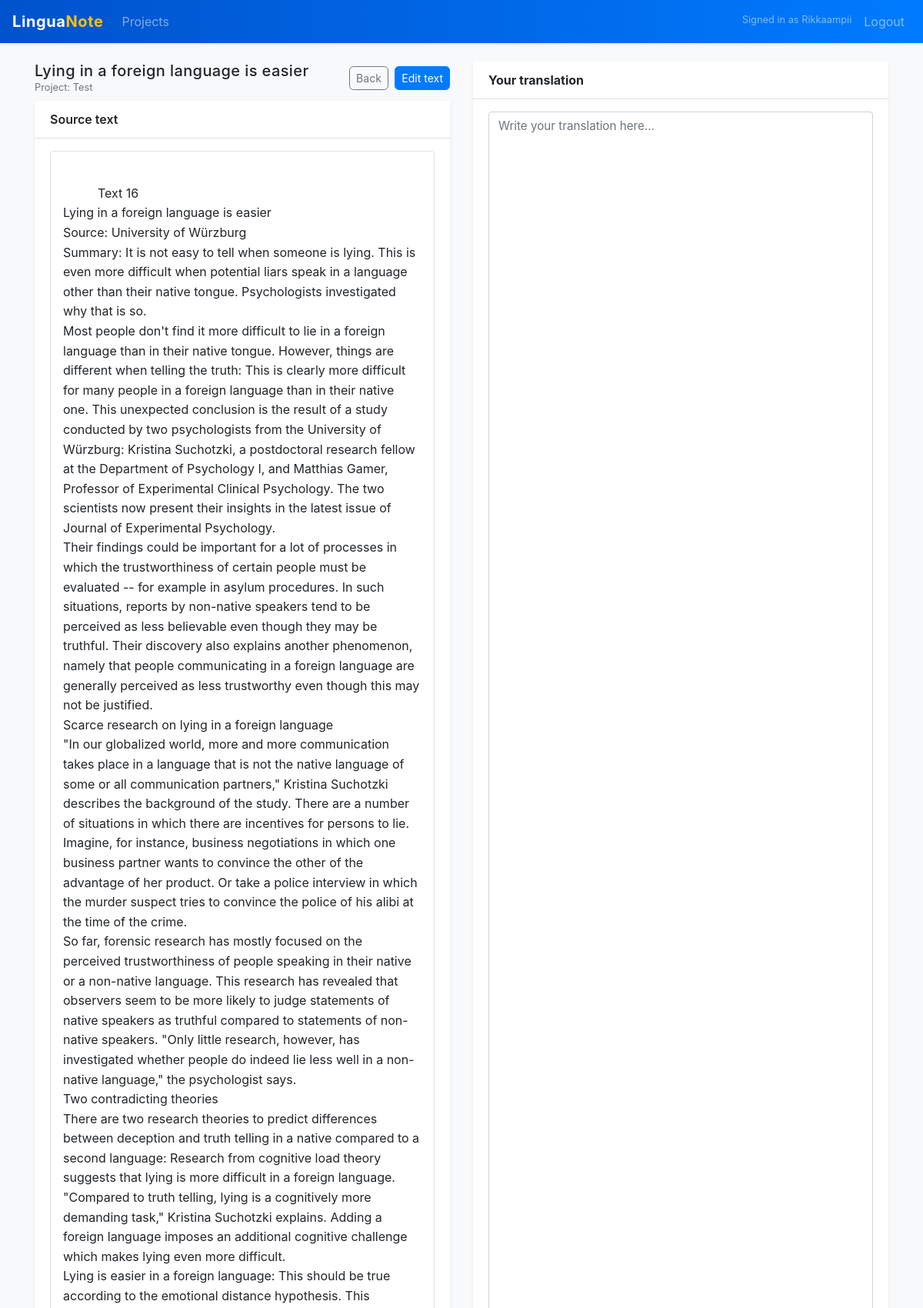
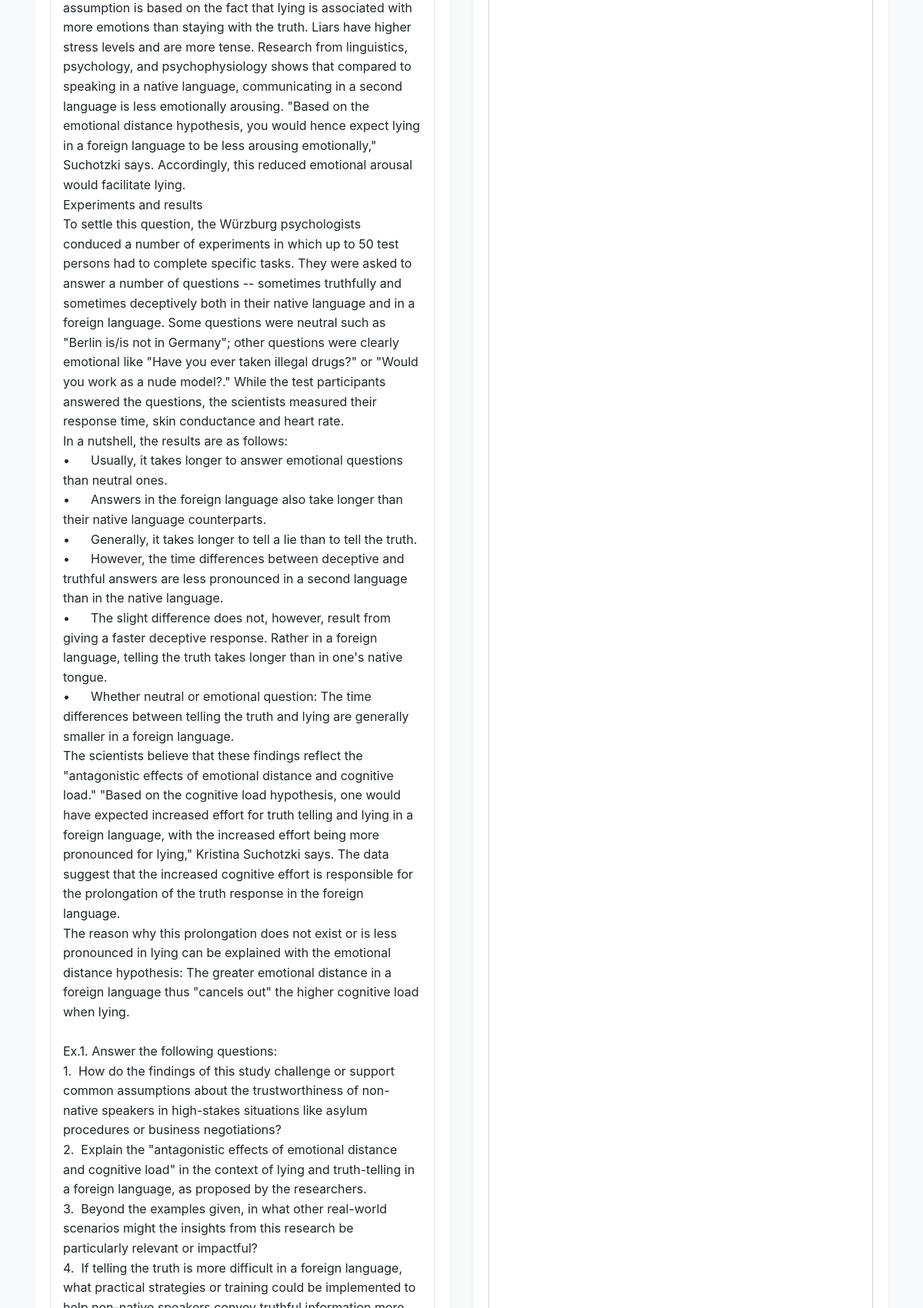
Page /texts/1/editor (signed in, upper part) on the committed database (2 pictures, top to bottom).
### app.py (models this page shows, shortened)
class User(db.Model, UserMixin):
    __tablename__ = "user"
    id = db.Column(db.Integer, primary_key=True)
    username = db.Column(db.String(64), unique=True, nullable=False)
    email = db.Column(db.String(120), unique=True)
    password_hash = db.Column(db.String(128))
    projects = db.relationship("Project", backref="user", lazy=True)

class Text(db.Model):
    __tablename__ = "text"
    id = db.Column(db.Integer, primary_key=True)
    project_id = db.Column(db.Integer, db.ForeignKey("project.id"), nullable=False)
    title = db.Column(db.String(200), nullable=False)
    content = db.Column(db.Text, nullable=False)
    translation = db.Column(db.Text)  # <–– сюда будет сохраняться перевод
    created_at = db.Column(db.Date, default=date.today)
    terms = db.relationship("Term", backref="source_text", lazy=True)

class Project(db.Model):
    __tablename__ = "project"
    id = db.Column(db.Integer, primary_key=True)
    user_id = db.Column(db.Integer, db.ForeignKey("user.id"), nullable=False)  # НОВОЕ
    name = db.Column(db.String(120), nullable=False)
    description = db.Column(db.Text)
    created_at = db.Column(db.Date, default=date.today)
    texts = db.relationship("Text", backref="project", lazy=True)
    terms = db.relationship("Term", backref="project", lazy=True)

### app.py (the view)
@app.route("/texts/<int:text_id>/editor")
@login_required
def editor(text_id):
    text_obj = Text.query.get_or_404(text_id)
    if text_obj.project.user_id != current_user.id:
        abort(403)
    return render_template("editor.html", text=text_obj)

### app.py (called while the page is built)
@login_manager.user_loader
def load_user(user_id):
    return User.query.get(int(user_id))

### templates/editor.html (shortened to what this page needs)
{% extends "layout.html" %}
{% block content %}
<div class="row editor-row" id="editor-root"
     data-project-id="{{ text.project.id }}"
     data-text-id="{{ text.id }}">
  <div class="col-md-6 editor-col editor-left">
    <div class="d-flex justify-content-between align-items-center mb-2">
      <div>
        <h1 class="h5 mb-0">{{ text.title }}</h1>
        <div class="text-muted small">Project: {{ text.project.name }}</div>
      </div>
      <div>
        <a href="{{ url_for('project_detail', project_id=text.project.id) }}"
           class="btn btn-sm btn-outline-secondary mr-1">Back</a>
        <a href="{{ url_for('edit_text', text_id=text.id) }}"
           class="btn btn-sm btn-primary">Edit text</a>
      </div>
    </div>
    <div class="card shadow-sm border-0 h-100">
      <div class="card-header bg-white d-flex justify-content-between align-items-center">
        <span class="font-weight-semibold">Source text</span>
      </div>
      <div class="card-body">
        <div id="original-text"
             class="border rounded p-3 bg-white shadow-sm-sm"
             style="min-height: 300px; white-space: pre-wrap; cursor: text;">
        </div>
      </div>
    </div>
  </div>
  <div class="col-md-6 editor-col editor-right">
    <div class="card shadow-sm border-0 mb-3 h-100">
      <div class="card-header bg-white">
        <strong>Your translation</strong>
      </div>
      <div class="card-body d-flex flex-column">
        <textarea id="translation-text"
          class="form-control flex-grow-1"
          rows="10"
          placeholder="Write your translation here...">{{ text.translation or "" }}</textarea>
      </div>
    </div>
  </div>
</div>
{% endblock %}

### templates/layout.html (shortened to what this page needs)
<!DOCTYPE html>
<html lang="en">
  <head>
    <link rel="stylesheet"
          href="https://cdn.jsdelivr.net/npm/bootstrap@4.5.3/dist/css/bootstrap.min.css"
>
    <link rel="stylesheet" href="{{ url_for('static', filename='styles.css') }}">
  </head>
  <body class="bg-light">
    <nav class="navbar navbar-expand-lg navbar-dark bg-primary shadow-sm">
      <a class="navbar-brand font-weight-bold" href="{{ url_for('index') }}">
        Lingua<span class="text-warning">Note</span>
      </a>
            <div class="collapse navbar-collapse" id="navbarMain">
        <ul class="navbar-nav mr-auto">
          <li class="nav-item {% if request.endpoint == 'index' %}active{% endif %}">
            <a class="nav-link" href="{{ url_for('index') }}">Projects</a>
          </li>
        </ul>
        <ul class="navbar-nav ml-auto">
          {% if current_user.is_authenticated %}
            <li class="nav-item">
              <span class="navbar-text mr-2 small">
                Signed in as {{ current_user.username }}
              </span>
            </li>
            <li class="nav-item">
              <a class="nav-link" href="{{ url_for('logout') }}">Logout</a>
            </li>
          {% endif %}
        </ul>
      </div>
    </nav>
    <main class="py-4">
      <div class="container">
        {% block content %}{% endblock %}
      </div>
    </main>
  </body>
</html>

### static/styles.css (style rules this page uses)
body { font-family: -apple-system, BlinkMacSystemFont, "Segoe UI", sans-serif; }
.card.shadow-sm { box-shadow: 0 0.125rem 0.75rem rgba(15, 23, 42, 0.08); }
.font-weight-semibold { font-weight: 600; }
#original-text { line-height: 1.6; }
body.bg-light { background: #f4f6fb; }
.navbar.bg-primary { background: linear-gradient(90deg, #0052cc, #007bff); }
.btn { border-radius: 0.35rem; }
#translation-text { font-size: 0.95rem; line-height: 1.6; resize: vertical; }
h1, h2, h3, .h1, .h2, .h3 { letter-spacing: 0.02em; }
.navbar-brand { font-size: 1.25rem; letter-spacing: 0.03em; }
a { transition: color 0.15s ease; }
.card-body { padding: 1rem 1.25rem; }
.editor-row { height: calc(100vh - 140px); }
.editor-col { height: 100%; overflow-y: auto; }
.editor-left, .editor-right { padding-bottom: 1rem; }
html, body { height: 100%; }
body { overflow: hidden; }

### rows in the picture
User: username "Rikkaampii"
Text: title "Lying in a foreign language is easier"
Project: project.name "Test"
